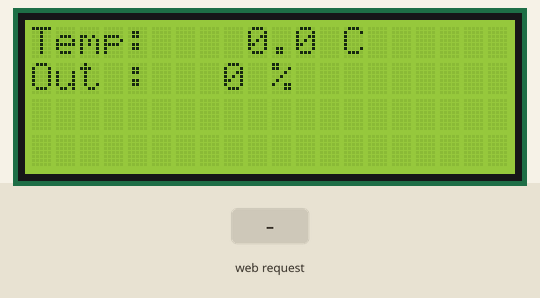
This sketch was run on a simulated ESP32-C3. Shown: 20×4 character LCD. Inputs (shaded band) come from the test bench. WiFi joins after 1.5 s; servers stay silent unless stated; what the sketch prints to the serial monitor is not drawn.

Above: at 2.2 s.
2.3 s: HTTP request GET /set?val=1 received
At 4.2 s:
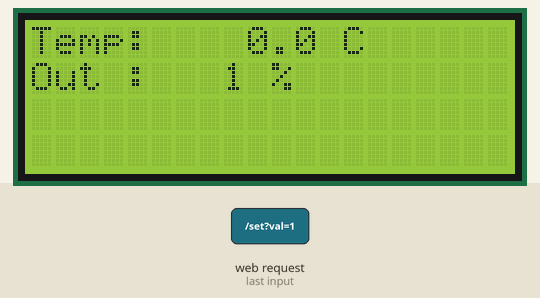
4.6 s: HTTP request GET /set?val=120 received
At 5.6 s:
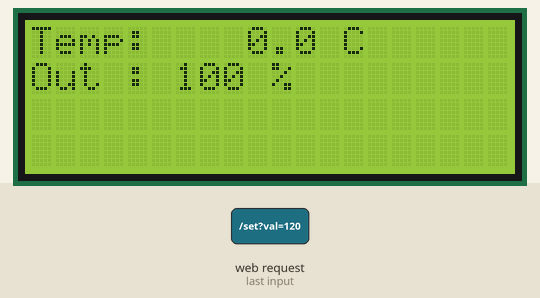
Timing chart, 0 to 7.6 s (numbered marks = the images above; inputs shaded):
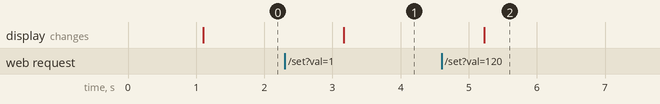

The sketch:

mulhieater2.ino
```cpp
#include "MAX6675.h"
#include <LiquidCrystal_I2C.h>
#include <WiFi.h>
#include <WebServer.h>
#include <freertos/FreeRTOS.h>

// --- Wi-Fi 設定 ---
#define ssid "SRAS2G"
#define EAP_USERNAME "al25138"
#define EAP_PASSWORD "QFgGQfgGQfiH"

const int SSRPin = 2;
const int dataPin = 8;    // so
const int clockPin = 10;  // sck
const int selectPin = 9;  // cs

MAX6675 thermoCouple(selectPin, dataPin, clockPin);
LiquidCrystal_I2C lcd(0x27, 20, 4);
WebServer server(80);

// --- グローバル変数 ---
// ESP32のdoubleは64bitなので、タスク間通信用にvolatileをつけています
volatile double DT = 0.0;   // デューティ比 (0.00 〜 1.00)
volatile double temp = 0.0; // 現在温度

// --- SSR制御関数 (1秒周期) ---
void DTcont(double duty) {
  if (isnan(duty)) duty = 0;
  if (duty <= 0) {
    digitalWrite(SSRPin, LOW);
    vTaskDelay(pdMS_TO_TICKS(1000));
    return;
  }
  if (duty >= 1.0) {
    digitalWrite(SSRPin, HIGH);
    vTaskDelay(pdMS_TO_TICKS(1000));
    return;
  }

  // 1秒(1000ms)の中でONとOFFの時間を割り振る
  int onTime = (int)(1000 * duty);
  int offTime = 1000 - onTime;

  digitalWrite(SSRPin, HIGH);
  vTaskDelay(pdMS_TO_TICKS(onTime));
  digitalWrite(SSRPin, LOW);
  vTaskDelay(pdMS_TO_TICKS(offTime));
}

// ===================================================
// 制御タスク (Core 0, 優先度 2)
// ===================================================
void ControlTask(void *pvParameters) {
  while (1) {
    // 温度読み取り
    thermoCouple.read();
    temp = thermoCouple.getCelsius();

    // LCD表示更新
    char buf[64];
    lcd.setCursor(0, 0);
    snprintf(buf, sizeof(buf), "Temp: %6.1f C  ", temp);
    lcd.print(buf);

    lcd.setCursor(0, 1);
    snprintf(buf, sizeof(buf), "Out : %3.0f %%     ", DT * 100.0);
    lcd.print(buf);

    // SSRのPWM制御を実行 (ここで約1秒消費し、他のタスクに処理を譲る)
    DTcont(DT);
  }
}


// ===================================================
// Webサーバー関連の関数
// ===================================================
void handleRoot() {
  const char *html = R"raw(
HTTP/1.1 200 OK
Content-Type: text/html
Connection: close

<!DOCTYPE html>
<html>
<head>
<meta charset='utf-8'>
<meta name='viewport' content='width=device-width,initial-scale=1'>
<title>TBT 手動制御窯</title>
<style>
  *{margin:0;padding:0;box-sizing:border-box}
  body{font-family:'Segoe UI',Arial,sans-serif;background:#0a0a0a;color:#e0e0e0;padding:20px;text-align:center}
  .container{max-width:600px;margin:0 auto;background:linear-gradient(145deg,#1a1a1a,#0f0f0f);padding:30px;border-radius:15px;box-shadow:0 8px 32px rgba(0,0,0,0.4);border:1px solid #2a2a2a}
  h1{font-size:2em;margin-bottom:20px;color:#ff6b35;text-shadow:0 0 15px rgba(255,107,53,0.5)}
  .temp-display{font-size:4em;font-weight:bold;color:#4ecdc4;margin-bottom:30px}
  .unit{font-size:0.4em;color:#888}

  .control-group{margin-bottom:25px;background:#151515;padding:20px;border-radius:10px;border:1px solid #333}
  .control-group h3{color:#888;margin-bottom:15px;font-size:1em}

  /* スライダーのスタイル */
  input[type=range]{width:100%;height:10px;background:#333;border-radius:5px;outline:none;appearance:none;margin-bottom:20px}
  input[type=range]::-webkit-slider-thumb{appearance:none;width:25px;height:25px;border-radius:50%;background:#ff6b35;cursor:pointer;box-shadow:0 0 10px rgba(255,107,53,0.8)}

  /* 入力とボタンのスタイル */
  .input-row{display:flex;justify-content:center;align-items:center;gap:10px;margin-bottom:15px}
  input[type=number]{width:80px;padding:10px;font-size:1.5em;text-align:center;background:#222;color:#fff;border:1px solid #555;border-radius:5px}
  button{background:#2a2a2a;color:#e0e0e0;border:1px solid #444;padding:10px 15px;font-size:1.2em;border-radius:5px;cursor:pointer;transition:0.2s}
  button:hover{background:#ff6b35;color:#fff;border-color:#ff6b35}
  button:active{transform:scale(0.95)}

  .status{color:#666;font-size:0.9em;margin-top:20px}
</style>
</head>
<body>
<div class='container'>
  <h1>TBT 手動制御窯</h1>
  <div class='temp-display'><span id='temp'>--.-</span><span class='unit'>°C</span></div>

  <div class='control-group'>
    <h3>ヒーター出力設定 (%)</h3>
    <input type='range' id='dtSlider' min='0' max='100' step='1' oninput='syncUI(this.value)' onchange='sendDT()'>

    <div class='input-row'>
      <button onclick='adjustDT(-10)'>-10</button>
      <button onclick='adjustDT(-1)'>-1</button>
      <input type='number' id='dtInput' min='0' max='100' onchange='syncUI(this.value); sendDT()'>
      <button onclick='adjustDT(1)'>+1</button>
      <button onclick='adjustDT(10)'>+10</button>
    </div>
  </div>

  <div class='status'>最終更新: <span id='updateTime'>--:--:--</span></div>
</div>

<script>
  let isDragging = false;
  const slider = document.getElementById('dtSlider');
  const input = document.getElementById('dtInput');
  const tempEl = document.getElementById('temp');
  const timeEl = document.getElementById('updateTime');

  slider.addEventListener('mousedown', () => isDragging = true);
  slider.addEventListener('touchstart', () => isDragging = true);
  slider.addEventListener('mouseup', () => { isDragging = false; sendDT(); });
  slider.addEventListener('touchend', () => { isDragging = false; sendDT(); });

  // UI要素の同期
  function syncUI(val) {
    let num = parseInt(val);
    if(isNaN(num)) num = 0;
    if(num < 0) num = 0;
    if(num > 100) num = 100;
    slider.value = num;
    input.value = num;
  }

  // ボタンからの相対変更
  function adjustDT(delta) {
    let current = parseInt(input.value) || 0;
    syncUI(current + delta);
    sendDT();
  }

  // サーバーへ設定値を送信
  async function sendDT() {
    let val = parseInt(input.value) || 0;
    try {
      await fetch('/set?val=' + val);
    } catch(e) { console.error(e); }
  }

  // 定期的に現在状態を取得
  async function updateData() {
    try {
      const res = await fetch('/data');
      const d = await res.json();
      tempEl.textContent = d.temp.toFixed(1);

      // ユーザーがスライダー操作中でなければ、サーバーの値にUIを合わせる
      if(!isDragging && document.activeElement !== input) {
        syncUI(d.dt);
      }

      timeEl.textContent = new Date().toLocaleTimeString('ja-JP');
    } catch(e) { console.error(e); }
  }

  // 初回取得と定期更新 (1秒ごと)
  updateData();
  setInterval(updateData, 1000);
</script>
</body>
</html>
)raw";
  server.sendContent(html);
}

void handleData() {
  String json = "{\"temp\":" + String(temp, 1) + ", \"dt\":" + String(DT * 100.0, 0) + "}";
  server.send(200, "application/json", json);
}

void handleSetDT() {
  if (server.hasArg("val")) {
    int val = server.arg("val").toInt();
    if (val < 0) val = 0;
    if (val > 100) val = 100;

    DT = (double)val / 100.0; // 0.00 〜 1.00 に変換

    Serial.printf("Output Changed manually: %d %%\n", val);
    server.send(200, "text/plain", "OK");
  } else {
    server.send(400, "text/plain", "Bad Request");
  }
}

// ===================================================
// Webタスク (Core 0, 優先度 1)
// ===================================================
void webTask(void *pvParameters) {
  WiFi.begin(ssid, WPA2_AUTH_PEAP, EAP_USERNAME, EAP_USERNAME, EAP_PASSWORD);
  Serial.print("Connecting to WiFi");
  while (WiFi.status() != WL_CONNECTED) {
    vTaskDelay(pdMS_TO_TICKS(500));
    Serial.print(".");
  }
  Serial.println("\nConnected!");
  Serial.print("IP Address: ");
  Serial.println(WiFi.localIP());

  server.on("/", handleRoot);
  server.on("/data", handleData);
  server.on("/set", handleSetDT); // 値変更用の新しいエンドポイント
  server.begin();

  while (1) {
    server.handleClient();
    vTaskDelay(pdMS_TO_TICKS(10)); // WDTリセットとタスク切り替えのための必須ディレイ
  }
}

// ===================================================
// セットアップ
// ===================================================
void setup() {
  Serial.begin(115200);
  pinMode(SSRPin, OUTPUT);

  SPI.begin();
  thermoCouple.begin();
  thermoCouple.setSPIspeed(4000000);
  delay(1000);

  lcd.init();
  lcd.backlight();
  lcd.setCursor(0, 0);
  lcd.print("Starting...");

  // ESP32-C3はシングルコアなので、両方のタスクを Core 0 に割り当てます。
  // FreeRTOSのスケジューラが優先度(Priority)を見て適切に切り替えます。

  xTaskCreatePinnedToCore(
    ControlTask,
    "Control",
    10000,
    NULL,
    2,      // 優先度高：温度制御とSSRのタイミングを最優先
    NULL,
    0       // Core 0 (C3用)
  );

  xTaskCreatePinnedToCore(
    webTask,
    "Communication",
    10000,
    NULL,
    1,      // 優先度低：空いた時間でWeb通信をさばく
    NULL,
    0       // Core 0 (C3用)
  );
}

void loop() {
  // FreeRTOSを使用しているため、loop()は空にしておく
  vTaskDelete(NULL);
}
```

Measured:
- after the input at 2.3 s, the display: changes after 0.87 s (image 1)
- after the input at 4.6 s, the display: changes after 0.63 s (image 2)
